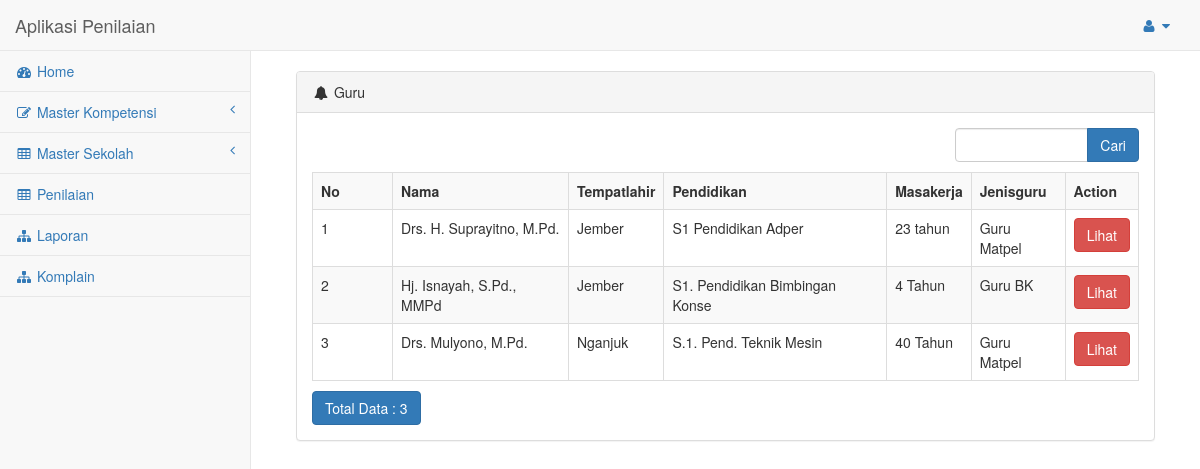
/index.php/laporan, run on the app's committed database.
### tables this page shows
CREATE TABLE IF NOT EXISTS `guru` (
  `kodeguru` varchar(10) NOT NULL,
  `nip` varchar(20) NOT NULL,
  `nuptk` varchar(20) NOT NULL,
  `nrg` varchar(20) NOT NULL,
  `nama` varchar(50) NOT NULL,
  `tempatlahir` varchar(30) NOT NULL,
  `tanggallahir` date NOT NULL,
  `kodepangkat` varchar(10) NOT NULL,
  `kodejabatan` varchar(10) NOT NULL,
  `kodegolongan` varchar(10) NOT NULL,
  `tmtguru` date NOT NULL,
  `jeniskelamin` varchar(20) NOT NULL,
  `pendidikan` varchar(30) NOT NULL,
  `program` varchar(30) NOT NULL,
  `jam` int(11) NOT NULL,
  `masakerja` varchar(30) NOT NULL,
  `jenisguru` varchar(20) NOT NULL
);

### application/controllers/laporan.php (called while the page is built, shortened)
<?php
class Laporan extends CI_Controller {
	public function __construct()
	{
		$this->load->model('M_guru');
		$this->load->model('M_pangkat');
        $this->load->model('M_jabatan');
        $this->load->model('M_golongan');
        $this->load->model('M_nilai');
        $this->load->model('M_kategori');
        $this->load->model('M_kompetensi');
        $this->load->model('M_indikator');
        $this->load->model('M_jenispenilaian');
        $this->load->model('M_penilaian');
        $this->load->model('M_penilai');
        $this->load->model('M_sekolah');
	}
	public function index()
	{
		$this->load->view('nav');
        $this->load->library('pagination');
        $cari = urldecode($this->input->get('cari'));
        $start = intval($this->input->get('start'));
        if ($cari <> '') {
            $config['base_url'] = base_url() . 'laporan/index.html?cari=' . urlencode($cari);
            $config['first_url'] = base_url() . 'laporan/index.html?cari=' . urlencode($cari);
        } else {
            $config['base_url'] = base_url() . 'laporan/index.html';
            $config['first_url'] = base_url() . 'laporan/index.html';
        }
        $config['per_page'] = 10;
        $config['page_query_string'] = TRUE;
        $config['total_rows'] = $this->M_guru->total_rows($cari);
        $guru = $this->M_guru->get_limit_data($config['per_page'], $start, $cari);
        $this->pagination->initialize($config);
        $data = array(
            'guru_data' => $guru,
            'cari' => $cari,
            'pagination' => $this->pagination->create_links(),
            'total_rows' => $config['total_rows'],
            'start' => $start,
            'listpangkat'=>$this->M_pangkat->selectByAll(),
            'listjabatan'=>$this->M_jabatan->selectByAll(),
            'listgolongan'=>$this->M_golongan->selectByAll(),
        );
        $this->load->view('laporan/lguru', $data);
         $this->load->view('foot');
	}
}

### index.php (called while the page is built, shortened)
<?php
require_once BASEPATH.'core/CodeIgniter.php';

### application/config/config.php (called while the page is built, shortened)
<?php
$config['base_url'] = "http://localhost/kinerja_res";
$config['index_page'] = '';
$config['uri_protocol']	= 'REQUEST_URI';
$config['url_suffix'] = '.html';
$config['language']	= 'english';
$config['charset'] = 'UTF-8';
$config['enable_hooks'] = FALSE;
$config['subclass_prefix'] = 'MY_';
$config['composer_autoload'] = FALSE;
$config['permitted_uri_chars'] = 'a-z 0-9~%.:_\-';
$config['allow_get_array'] = TRUE;
$config['enable_query_strings'] = FALSE;
$config['controller_trigger'] = 'c';
$config['function_trigger'] = 'm';
$config['directory_trigger'] = 'd';
$config['log_threshold'] = 0;
$config['log_path'] = '';
$config['log_file_extension'] = '';
$config['log_file_permissions'] = 0644;
$config['log_date_format'] = 'Y-m-d H:i:s';
$config['error_views_path'] = '';
$config['cache_path'] = '';
$config['cache_query_string'] = FALSE;
$config['encryption_key'] = 'harviacode';
$config['sess_driver'] = 'files';
$config['sess_cookie_name'] = 'ci_session';
$config['sess_expiration'] = 7200;
$config['sess_save_path'] = NULL;
$config['sess_match_ip'] = FALSE;
$config['sess_time_to_update'] = 300;
$config['sess_regenerate_destroy'] = FALSE;
$config['cookie_prefix']	= '';
$config['cookie_domain']	= '';
$config['cookie_path']		= '/';
$config['cookie_secure']	= FALSE;
$config['cookie_httponly'] 	= FALSE;
$config['standardize_newlines'] = FALSE;
$config['global_xss_filtering'] = FALSE;
$config['csrf_protection'] = FALSE;
$config['csrf_token_name'] = 'csrf_test_name';
$config['csrf_cookie_name'] = 'csrf_cookie_name';
$config['csrf_expire'] = 7200;
$config['csrf_regenerate'] = TRUE;
$config['csrf_exclude_uris'] = array();
$config['compress_output'] = FALSE;
$config['time_reference'] = 'local';
$config['rewrite_short_tags'] = FALSE;
$config['proxy_ips'] = '';

### application/config/pagination.php (called while the page is built, shortened)
<?php  if ( ! defined('BASEPATH')) exit('No direct script access allowed');
$config['query_string_segment'] = 'start';
$config['full_tag_open'] = '<nav><ul class="pagination" style="margin-top:0px">';
$config['full_tag_close'] = '</ul></nav>';
$config['first_link'] = 'First';
$config['first_tag_open'] = '<li>';
$config['first_tag_close'] = '</li>';
$config['last_link'] = 'Last';
$config['last_tag_open'] = '<li>';
$config['last_tag_close'] = '</li>';
$config['next_link'] = 'Next';
$config['next_tag_open'] = '<li>';
$config['next_tag_close'] = '</li>';

### application/models/M_guru.php (called while the page is built, shortened)
<?php
class M_guru extends CI_Model
{
    public $table = 'guru';
    function total_rows() {
        $this->db->from($this->table);
        return $this->db->count_all_results();
    }
    function get_limit_data($limit, $start = 0, $cari = NULL) {
        $this->db->like('kodeguru', $cari);
	$this->db->or_like('nip', $cari);
	$this->db->or_like('nuptk', $cari);
	$this->db->or_like('nrg', $cari);
	$this->db->or_like('nama', $cari);
	$this->db->or_like('tempatlahir', $cari);
	$this->db->or_like('tanggallahir', $cari);
	$this->db->or_like('kodepangkat', $cari);
	$this->db->or_like('kodejabatan', $cari);
	$this->db->or_like('kodegolongan', $cari);
	$this->db->or_like('tmtguru', $cari);
	$this->db->or_like('jeniskelamin', $cari);
	$this->db->or_like('pendidikan', $cari);
	$this->db->or_like('program', $cari);
	$this->db->or_like('jam', $cari);
	$this->db->or_like('masakerja', $cari);
	$this->db->or_like('jenisguru', $cari);
	$this->db->limit($limit, $start);
        return $this->db->get($this->table)->result();
    }
}

### application/views/laporan/lguru.php (the view, shortened to what this page needs)
<div class="col-lg-12">
                    <div class="panel panel-default">
                        <div class="panel-heading">
                            <i class="fa fa-bell fa-fw"></i> Guru
                        </div>
                         <div class="panel-body">
        <div class="row" style="margin-bottom: 10px">
            <div class="col-md-4">
            </div>
            <div class="col-md-4 text-center">
            </div>
            <div class="col-md-1 text-right">
            </div>
            <div class="col-md-3 text-right">
                <form action="<?php echo site_url('laporan/index'); ?>" class="form-inline" method="get">
                    <div class="input-group">
                        <input type="text" class="form-control" name="cari" value="<?php echo $cari; ?>">
                        <span class="input-group-btn">
                          <button class="btn btn-primary" type="submit">Cari</button>
                        </span>
                    </div>
                </form>
            </div>
        </div>
        <table class="table table-striped table-bordered table-hover" style="margin-bottom: 10px">
            <tr>
                <th>No</th>
		<th>Nama</th>
		<th>Tempatlahir</th>
		<th>Pendidikan</th>
		<th>Masakerja</th>
		<th>Jenisguru</th>
		<th>Action</th>
            </tr><?php
            foreach ($guru_data as $guru)
            {
                ?>
                <tr>
			<td width="80px"><?php echo ++$start ?></td>
			<td><?php echo $guru->nama ?></td>
			<td><?php echo $guru->tempatlahir ?></td>
			<td><?php echo $guru->pendidikan ?></td>
			<td><?php echo $guru->masakerja ?></td>
			<td><?php echo $guru->jenisguru ?></td>
			<td style="text-align:center" >
				<?php
                    echo anchor(site_url('laporan/detail/'.$guru->kodeguru),'Lihat','class="btn btn-danger"');
				?>
			</td>
		</tr>
                <?php
            }
            ?>
        </table>
        <div class="row">
            <div class="col-md-6">
                <a href="#" class="btn btn-primary">Total Data : <?php echo $total_rows ?></a>
	    </div>
            <div class="col-md-6 text-right">
            </div>
        </div></div></div></div>

### data on the page
guru: nama "Drs. H. Suprayitno, M.Pd.", tempatlahir "Jember", pendidikan "S1 Pendidikan Adper", masakerja "23 tahun", jenisguru "Guru Matpel", kodeguru "Lihat"
guru: nama "Hj. Isnayah, S.Pd., MMPd", tempatlahir "Jember", pendidikan "S1. Pendidikan Bimbingan Konse", masakerja "4 Tahun", jenisguru "Guru BK", kodeguru "Lihat"
guru: nama "Drs. Mulyono, M.Pd.", tempatlahir "Nganjuk", pendidikan "S.1. Pend. Teknik Mesin", masakerja "40 Tahun", jenisguru "Guru Matpel", kodeguru "Lihat"

### other printed values
$total_rows "3"
